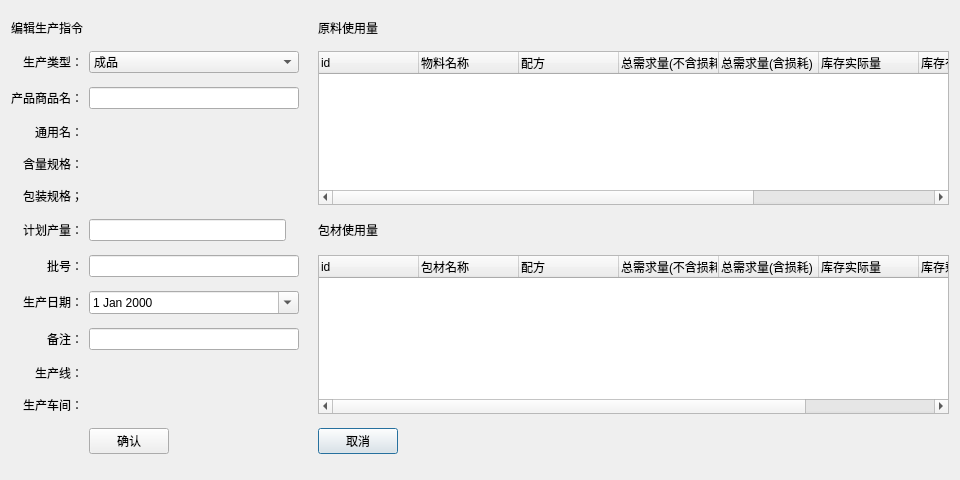
<?xml version="1.0" encoding="UTF-8"?>
<ui version="4.0">
 <class>Dialog</class>
 <widget class="QDialog" name="Dialog">
  <property name="geometry">
   <rect>
    <x>0</x>
    <y>0</y>
    <width>960</width>
    <height>480</height>
   </rect>
  </property>
  <property name="windowTitle">
   <string>编辑生产指令</string>
  </property>
  <layout class="QGridLayout" name="gridLayout">
   <item row="6" column="0">
    <widget class="QLabel" name="planamount_label">
     <property name="sizePolicy">
      <sizepolicy hsizetype="Preferred" vsizetype="Fixed">
       <horstretch>0</horstretch>
       <verstretch>0</verstretch>
      </sizepolicy>
     </property>
     <property name="text">
      <string>计划产量：</string>
     </property>
     <property name="alignment">
      <set>Qt::AlignRight|Qt::AlignTrailing|Qt::AlignVCenter</set>
     </property>
    </widget>
   </item>
   <item row="1" column="5" rowspan="5">
    <widget class="QTreeWidget" name="meterial_treewidget">
     <property name="sizePolicy">
      <sizepolicy hsizetype="Expanding" vsizetype="Expanding">
       <horstretch>3</horstretch>
       <verstretch>0</verstretch>
      </sizepolicy>
     </property>
     <property name="focusPolicy">
      <enum>Qt::NoFocus</enum>
     </property>
     <column>
      <property name="text">
       <string>id</string>
      </property>
     </column>
     <column>
      <property name="text">
       <string>物料名称</string>
      </property>
     </column>
     <column>
      <property name="text">
       <string>配方</string>
      </property>
     </column>
     <column>
      <property name="text">
       <string>总需求量(不含损耗)</string>
      </property>
     </column>
     <column>
      <property name="text">
       <string>总需求量(含损耗)</string>
      </property>
     </column>
     <column>
      <property name="text">
       <string>库存实际量</string>
      </property>
     </column>
     <column>
      <property name="text">
       <string>库存有效量(折干折纯)</string>
      </property>
     </column>
     <column>
      <property name="text">
       <string>库存剩余量(库存有效量-已下指令但未领取的数量)</string>
      </property>
     </column>
     <column>
      <property name="text">
       <string>在途数量(已到货但未检验合格)</string>
      </property>
     </column>
    </widget>
   </item>
   <item row="6" column="5">
    <widget class="QLabel" name="packageuse_label">
     <property name="sizePolicy">
      <sizepolicy hsizetype="Preferred" vsizetype="Preferred">
       <horstretch>0</horstretch>
       <verstretch>0</verstretch>
      </sizepolicy>
     </property>
     <property name="text">
      <string>包材使用量</string>
     </property>
    </widget>
   </item>
   <item row="7" column="0">
    <widget class="QLabel" name="batchno_label">
     <property name="sizePolicy">
      <sizepolicy hsizetype="Preferred" vsizetype="Fixed">
       <horstretch>0</horstretch>
       <verstretch>0</verstretch>
      </sizepolicy>
     </property>
     <property name="text">
      <string>批号：</string>
     </property>
     <property name="alignment">
      <set>Qt::AlignRight|Qt::AlignTrailing|Qt::AlignVCenter</set>
     </property>
    </widget>
   </item>
   <item row="3" column="0">
    <widget class="QLabel" name="commonname_label">
     <property name="sizePolicy">
      <sizepolicy hsizetype="Preferred" vsizetype="Fixed">
       <horstretch>0</horstretch>
       <verstretch>0</verstretch>
      </sizepolicy>
     </property>
     <property name="text">
      <string>通用名：</string>
     </property>
     <property name="alignment">
      <set>Qt::AlignRight|Qt::AlignTrailing|Qt::AlignVCenter</set>
     </property>
    </widget>
   </item>
   <item row="7" column="3">
    <widget class="QLineEdit" name="batchno">
     <property name="sizePolicy">
      <sizepolicy hsizetype="Preferred" vsizetype="Fixed">
       <horstretch>0</horstretch>
       <verstretch>0</verstretch>
      </sizepolicy>
     </property>
    </widget>
   </item>
   <item row="11" column="3">
    <widget class="QLabel" name="productworkshop">
     <property name="text">
      <string/>
     </property>
    </widget>
   </item>
   <item row="10" column="0">
    <widget class="QLabel" name="prodline_label">
     <property name="sizePolicy">
      <sizepolicy hsizetype="Preferred" vsizetype="Fixed">
       <horstretch>0</horstretch>
       <verstretch>0</verstretch>
      </sizepolicy>
     </property>
     <property name="text">
      <string>生产线：</string>
     </property>
     <property name="alignment">
      <set>Qt::AlignRight|Qt::AlignTrailing|Qt::AlignVCenter</set>
     </property>
    </widget>
   </item>
   <item row="6" column="3">
    <layout class="QHBoxLayout" name="horizontalLayout">
     <item>
      <widget class="QLineEdit" name="planamount">
       <property name="sizePolicy">
        <sizepolicy hsizetype="Preferred" vsizetype="Fixed">
         <horstretch>0</horstretch>
         <verstretch>0</verstretch>
        </sizepolicy>
       </property>
      </widget>
     </item>
     <item>
      <widget class="QLabel" name="unit">
       <property name="sizePolicy">
        <sizepolicy hsizetype="Fixed" vsizetype="Preferred">
         <horstretch>0</horstretch>
         <verstretch>0</verstretch>
        </sizepolicy>
       </property>
       <property name="text">
        <string/>
       </property>
      </widget>
     </item>
    </layout>
   </item>
   <item row="8" column="0">
    <widget class="QLabel" name="productdate_label">
     <property name="sizePolicy">
      <sizepolicy hsizetype="Preferred" vsizetype="Fixed">
       <horstretch>0</horstretch>
       <verstretch>0</verstretch>
      </sizepolicy>
     </property>
     <property name="text">
      <string>生产日期：</string>
     </property>
     <property name="alignment">
      <set>Qt::AlignRight|Qt::AlignTrailing|Qt::AlignVCenter</set>
     </property>
    </widget>
   </item>
   <item row="9" column="0">
    <widget class="QLabel" name="remarks_label">
     <property name="sizePolicy">
      <sizepolicy hsizetype="Preferred" vsizetype="Fixed">
       <horstretch>0</horstretch>
       <verstretch>0</verstretch>
      </sizepolicy>
     </property>
     <property name="text">
      <string>备注：</string>
     </property>
     <property name="alignment">
      <set>Qt::AlignRight|Qt::AlignTrailing|Qt::AlignVCenter</set>
     </property>
    </widget>
   </item>
   <item row="11" column="0">
    <widget class="QLabel" name="productworkshop_label">
     <property name="sizePolicy">
      <sizepolicy hsizetype="Preferred" vsizetype="Fixed">
       <horstretch>0</horstretch>
       <verstretch>0</verstretch>
      </sizepolicy>
     </property>
     <property name="text">
      <string>生产车间：</string>
     </property>
     <property name="alignment">
      <set>Qt::AlignRight|Qt::AlignTrailing|Qt::AlignVCenter</set>
     </property>
    </widget>
   </item>
   <item row="6" column="4">
    <widget class="QLabel" name="label_5">
     <property name="sizePolicy">
      <sizepolicy hsizetype="Fixed" vsizetype="Preferred">
       <horstretch>0</horstretch>
       <verstretch>0</verstretch>
      </sizepolicy>
     </property>
     <property name="text">
      <string/>
     </property>
    </widget>
   </item>
   <item row="10" column="3">
    <widget class="QLabel" name="prodline">
     <property name="sizePolicy">
      <sizepolicy hsizetype="Preferred" vsizetype="Preferred">
       <horstretch>0</horstretch>
       <verstretch>0</verstretch>
      </sizepolicy>
     </property>
     <property name="text">
      <string/>
     </property>
    </widget>
   </item>
   <item row="9" column="3">
    <widget class="QLineEdit" name="remarks">
     <property name="sizePolicy">
      <sizepolicy hsizetype="Preferred" vsizetype="Fixed">
       <horstretch>0</horstretch>
       <verstretch>0</verstretch>
      </sizepolicy>
     </property>
    </widget>
   </item>
   <item row="12" column="5">
    <widget class="QPushButton" name="cancel_button">
     <property name="sizePolicy">
      <sizepolicy hsizetype="Fixed" vsizetype="Fixed">
       <horstretch>0</horstretch>
       <verstretch>0</verstretch>
      </sizepolicy>
     </property>
     <property name="text">
      <string>取消</string>
     </property>
    </widget>
   </item>
   <item row="12" column="3">
    <widget class="QPushButton" name="accept_button">
     <property name="sizePolicy">
      <sizepolicy hsizetype="Fixed" vsizetype="Fixed">
       <horstretch>0</horstretch>
       <verstretch>0</verstretch>
      </sizepolicy>
     </property>
     <property name="text">
      <string>确认</string>
     </property>
    </widget>
   </item>
   <item row="7" column="5" rowspan="5">
    <widget class="QTreeWidget" name="package_treeWidget">
     <property name="focusPolicy">
      <enum>Qt::NoFocus</enum>
     </property>
     <column>
      <property name="text">
       <string>id</string>
      </property>
     </column>
     <column>
      <property name="text">
       <string>包材名称</string>
      </property>
     </column>
     <column>
      <property name="text">
       <string>配方</string>
      </property>
     </column>
     <column>
      <property name="text">
       <string>总需求量(不含损耗)</string>
      </property>
     </column>
     <column>
      <property name="text">
       <string>总需求量(含损耗)</string>
      </property>
     </column>
     <column>
      <property name="text">
       <string>库存实际量</string>
      </property>
     </column>
     <column>
      <property name="text">
       <string>库存剩余量(库存有效量-已下指令但未领取的数量)</string>
      </property>
     </column>
     <column>
      <property name="text">
       <string>在途数量(已到货但未检验合格)</string>
      </property>
     </column>
    </widget>
   </item>
   <item row="1" column="3">
    <widget class="QComboBox" name="productkind">
     <property name="sizePolicy">
      <sizepolicy hsizetype="Preferred" vsizetype="Fixed">
       <horstretch>0</horstretch>
       <verstretch>0</verstretch>
      </sizepolicy>
     </property>
     <item>
      <property name="text">
       <string>成品</string>
      </property>
     </item>
     <item>
      <property name="text">
       <string>前处理</string>
      </property>
     </item>
     <item>
      <property name="text">
       <string>退货</string>
      </property>
     </item>
    </widget>
   </item>
   <item row="2" column="0">
    <widget class="QLabel" name="prodname_label">
     <property name="sizePolicy">
      <sizepolicy hsizetype="Preferred" vsizetype="Fixed">
       <horstretch>0</horstretch>
       <verstretch>0</verstretch>
      </sizepolicy>
     </property>
     <property name="text">
      <string>产品商品名：</string>
     </property>
     <property name="alignment">
      <set>Qt::AlignRight|Qt::AlignTrailing|Qt::AlignVCenter</set>
     </property>
    </widget>
   </item>
   <item row="0" column="0">
    <widget class="QLabel" name="editproductplan_label">
     <property name="sizePolicy">
      <sizepolicy hsizetype="Preferred" vsizetype="Fixed">
       <horstretch>0</horstretch>
       <verstretch>0</verstretch>
      </sizepolicy>
     </property>
     <property name="text">
      <string>编辑生产指令</string>
     </property>
    </widget>
   </item>
   <item row="5" column="3">
    <widget class="QLabel" name="package_2">
     <property name="sizePolicy">
      <sizepolicy hsizetype="Preferred" vsizetype="Preferred">
       <horstretch>0</horstretch>
       <verstretch>0</verstretch>
      </sizepolicy>
     </property>
     <property name="text">
      <string/>
     </property>
    </widget>
   </item>
   <item row="2" column="3">
    <widget class="ComboLine" name="prodname">
     <property name="sizePolicy">
      <sizepolicy hsizetype="Expanding" vsizetype="Fixed">
       <horstretch>1</horstretch>
       <verstretch>0</verstretch>
      </sizepolicy>
     </property>
    </widget>
   </item>
   <item row="3" column="3">
    <widget class="QLabel" name="commonname">
     <property name="sizePolicy">
      <sizepolicy hsizetype="Preferred" vsizetype="Preferred">
       <horstretch>0</horstretch>
       <verstretch>0</verstretch>
      </sizepolicy>
     </property>
     <property name="text">
      <string/>
     </property>
    </widget>
   </item>
   <item row="0" column="5">
    <widget class="QLabel" name="materialuse_label">
     <property name="text">
      <string>原料使用量</string>
     </property>
    </widget>
   </item>
   <item row="4" column="0">
    <widget class="QLabel" name="spec_label">
     <property name="sizePolicy">
      <sizepolicy hsizetype="Preferred" vsizetype="Fixed">
       <horstretch>0</horstretch>
       <verstretch>0</verstretch>
      </sizepolicy>
     </property>
     <property name="text">
      <string>含量规格：</string>
     </property>
     <property name="alignment">
      <set>Qt::AlignRight|Qt::AlignTrailing|Qt::AlignVCenter</set>
     </property>
    </widget>
   </item>
   <item row="1" column="0">
    <widget class="QLabel" name="productkind_label">
     <property name="text">
      <string>生产类型：</string>
     </property>
     <property name="alignment">
      <set>Qt::AlignRight|Qt::AlignTrailing|Qt::AlignVCenter</set>
     </property>
    </widget>
   </item>
   <item row="4" column="3">
    <widget class="QLabel" name="spec">
     <property name="sizePolicy">
      <sizepolicy hsizetype="Preferred" vsizetype="Preferred">
       <horstretch>0</horstretch>
       <verstretch>0</verstretch>
      </sizepolicy>
     </property>
     <property name="text">
      <string/>
     </property>
    </widget>
   </item>
   <item row="5" column="0">
    <widget class="QLabel" name="package_label">
     <property name="sizePolicy">
      <sizepolicy hsizetype="Preferred" vsizetype="Fixed">
       <horstretch>0</horstretch>
       <verstretch>0</verstretch>
      </sizepolicy>
     </property>
     <property name="text">
      <string>包装规格；</string>
     </property>
     <property name="alignment">
      <set>Qt::AlignRight|Qt::AlignTrailing|Qt::AlignVCenter</set>
     </property>
    </widget>
   </item>
   <item row="8" column="3">
    <layout class="QHBoxLayout" name="horizontalLayout_2">
     <property name="spacing">
      <number>0</number>
     </property>
     <item>
      <widget class="QDateEdit" name="makedate">
       <property name="calendarPopup">
        <bool>true</bool>
       </property>
      </widget>
     </item>
    </layout>
   </item>
  </layout>
  <zorder>package_2</zorder>
  <zorder>spec</zorder>
  <zorder>commonname</zorder>
  <zorder>batchno</zorder>
  <zorder>materialuse_label</zorder>
  <zorder>packageuse_label</zorder>
  <zorder>package_treeWidget</zorder>
  <zorder>meterial_treewidget</zorder>
  <zorder>productworkshop</zorder>
  <zorder>prodline</zorder>
  <zorder>label_5</zorder>
  <zorder>remarks</zorder>
  <zorder>prodline_label</zorder>
  <zorder>productkind_label</zorder>
  <zorder>editproductplan_label</zorder>
  <zorder>productkind</zorder>
  <zorder>prodname_label</zorder>
  <zorder>package_label</zorder>
  <zorder>planamount_label</zorder>
  <zorder>spec_label</zorder>
  <zorder>batchno_label</zorder>
  <zorder>commonname_label</zorder>
  <zorder>productdate_label</zorder>
  <zorder>remarks_label</zorder>
  <zorder>productworkshop_label</zorder>
  <zorder>prodname</zorder>
  <zorder>cancel_button</zorder>
  <zorder>accept_button</zorder>
 </widget>
 <customwidgets>
  <customwidget>
   <class>ComboLine</class>
   <extends>QLineEdit</extends>
   <header>lib.mywidget.comboline.h</header>
  </customwidget>
 </customwidgets>
 <tabstops>
  <tabstop>productkind</tabstop>
  <tabstop>prodname</tabstop>
  <tabstop>planamount</tabstop>
  <tabstop>batchno</tabstop>
  <tabstop>makedate</tabstop>
  <tabstop>remarks</tabstop>
  <tabstop>accept_button</tabstop>
  <tabstop>cancel_button</tabstop>
 </tabstops>
 <resources/>
 <connections/>
</ui>
